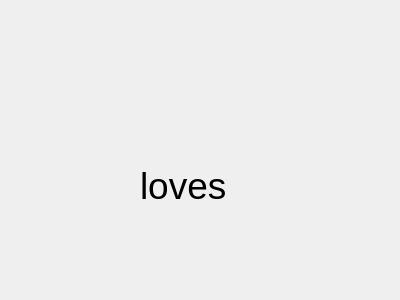
<?xml version="1.0" encoding="UTF-8"?>
<ui version="4.0">
 <class>Form</class>
 <widget class="QWidget" name="Form">
  <property name="geometry">
   <rect>
    <x>0</x>
    <y>0</y>
    <width>400</width>
    <height>300</height>
   </rect>
  </property>
  <property name="windowTitle">
   <string>Form</string>
  </property>
  <widget class="QLabel" name="label">
   <property name="geometry">
    <rect>
     <x>140</x>
     <y>130</y>
     <width>181</width>
     <height>111</height>
    </rect>
   </property>
   <property name="font">
    <font>
     <pointsize>28</pointsize>
    </font>
   </property>
   <property name="text">
    <string>loves</string>
   </property>
  </widget>
 </widget>
 <resources/>
 <connections/>
</ui>
